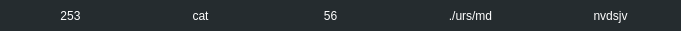
    <widget class="QFrame" name="task11">
     <property name="geometry">
      <rect>
       <x>20</x>
       <y>540</y>
       <width>681</width>
       <height>31</height>
      </rect>
     </property>
     <property name="styleSheet">
      <string notr="true">background-color:#252C2F;
border-radius:0px;</string>
     </property>
     <property name="frameShape">
      <enum>QFrame::StyledPanel</enum>
     </property>
     <property name="frameShadow">
      <enum>QFrame::Raised</enum>
     </property>
     <widget class="QLabel" name="name_11">
      <property name="geometry">
       <rect>
        <x>130</x>
        <y>0</y>
        <width>141</width>
        <height>31</height>
       </rect>
      </property>
      <property name="styleSheet">
       <string notr="true">color:white;
font-size:12px;
background-color:transparent;</string>
      </property>
      <property name="text">
       <string>cat</string>
      </property>
      <property name="alignment">
       <set>Qt::AlignCenter</set>
      </property>
      <property name="indent">
       <number>0</number>
      </property>
     </widget>
     <widget class="QLabel" name="usage_11">
      <property name="geometry">
       <rect>
        <x>260</x>
        <y>0</y>
        <width>141</width>
        <height>31</height>
       </rect>
      </property>
      <property name="styleSheet">
       <string notr="true">color:white;
font-size:12px;
background-color:transparent;</string>
      </property>
      <property name="text">
       <string>56</string>
      </property>
      <property name="alignment">
       <set>Qt::AlignCenter</set>
      </property>
     </widget>
     <widget class="QLabel" name="cmd_11">
      <property name="geometry">
       <rect>
        <x>400</x>
        <y>0</y>
        <width>141</width>
        <height>31</height>
       </rect>
      </property>
      <property name="styleSheet">
       <string notr="true">color:white;
font-size:12px;
background-color:transparent;</string>
      </property>
      <property name="text">
       <string>./urs/md</string>
      </property>
      <property name="alignment">
       <set>Qt::AlignCenter</set>
      </property>
     </widget>
     <widget class="QLabel" name="state_11">
      <property name="geometry">
       <rect>
        <x>540</x>
        <y>0</y>
        <width>141</width>
        <height>31</height>
       </rect>
      </property>
      <property name="styleSheet">
       <string notr="true">color:white;
font-size:12px;
background-color:transparent;</string>
      </property>
      <property name="text">
       <string>nvdsjv</string>
      </property>
      <property name="alignment">
       <set>Qt::AlignCenter</set>
      </property>
     </widget>
     <widget class="QLabel" name="pid_11">
      <property name="geometry">
       <rect>
        <x>0</x>
        <y>0</y>
        <width>141</width>
        <height>31</height>
       </rect>
      </property>
      <property name="styleSheet">
       <string notr="true">color:white;
font-size:12px;
background-color:transparent;</string>
      </property>
      <property name="text">
       <string>253</string>
      </property>
      <property name="alignment">
       <set>Qt::AlignCenter</set>
      </property>
     </widget>
    </widget>
